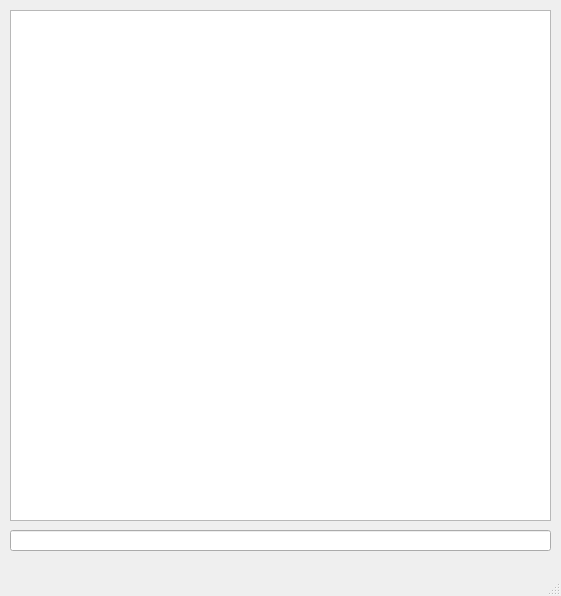
<?xml version="1.0" encoding="UTF-8"?>
<ui version="4.0">
 <class>MainWindow</class>
 <widget class="QMainWindow" name="MainWindow">
  <property name="geometry">
   <rect>
    <x>0</x>
    <y>0</y>
    <width>561</width>
    <height>596</height>
   </rect>
  </property>
  <property name="windowTitle">
   <string>MainWindow</string>
  </property>
  <widget class="QWidget" name="centralwidget">
   <widget class="QLineEdit" name="lineEdit">
    <property name="geometry">
     <rect>
      <x>10</x>
      <y>530</y>
      <width>541</width>
      <height>21</height>
     </rect>
    </property>
    <property name="clearButtonEnabled">
     <bool>false</bool>
    </property>
   </widget>
   <widget class="QPlainTextEdit" name="plainTextEdit">
    <property name="geometry">
     <rect>
      <x>10</x>
      <y>10</y>
      <width>541</width>
      <height>511</height>
     </rect>
    </property>
    <property name="readOnly">
     <bool>true</bool>
    </property>
   </widget>
  </widget>
  <widget class="QMenuBar" name="menubar">
   <property name="geometry">
    <rect>
     <x>0</x>
     <y>0</y>
     <width>561</width>
     <height>21</height>
    </rect>
   </property>
  </widget>
  <widget class="QStatusBar" name="statusbar"/>
 </widget>
 <resources/>
 <connections/>
</ui>
